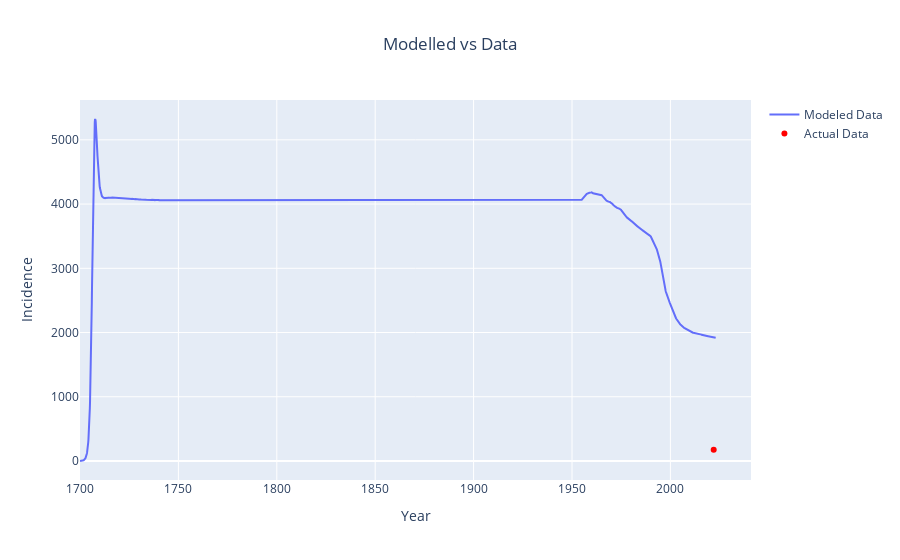

Here is the notebook cell this chart was saved with:
### Code cell
plot_model_vs_actual(derived_df_0, incidence, 'incidence', 'Incidence', 'Modelled vs Data')

### Figure 1 — Plotly figure (JSON) as saved in the notebook; plotly's stock layout.template omitted (floating-point values rounded to 4 significant figures; data arrays with more than 128 entries replaced by an {"elided": "..."} marker saying what was removed)
{"data": [{"mode": "lines", "name": "Modeled Data", "type": "scatter", "x": {"elided": "3231 float values"}, "y": {"elided": "3231 float values"}}, {"marker": {"color": "red"}, "mode": "markers", "name": "Actual Data", "type": "scatter", "x": [2022], "y": [176]}], "layout": {"title": {"text": "Modelled vs Data", "x": 0.5}, "xaxis": {"title": {"text": "Year"}}, "yaxis": {"title": {"text": "Incidence"}}}}
